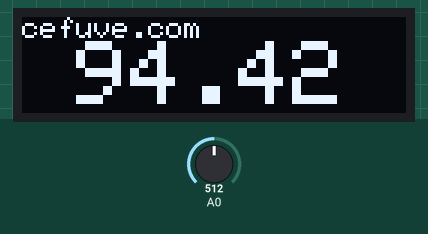
Simulated run of this sketch. Board: Arduino Uno, built with avr-gcc and run on an emulated ATmega328P. On the bench: 128×32 one-colour display. The inputs (shaded band) are chosen by the test bench; at power-on: A0 = 512. The display library's start-up logo is not drawn; what the sketch prints to the serial monitor is not drawn.

Above: at 1.2 s.
1.3 s: A0 set to 716
At 1.7 s:
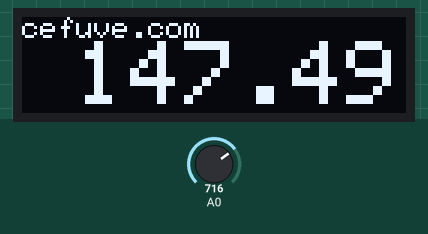
2.8 s: A0 set to 900
At 3.8 s:
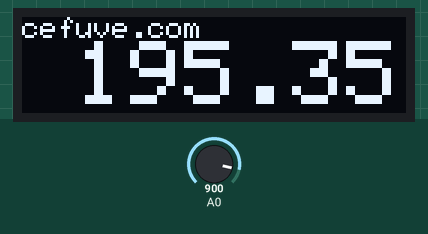
4.3 s: A0 set to 1023
At 4.8 s:
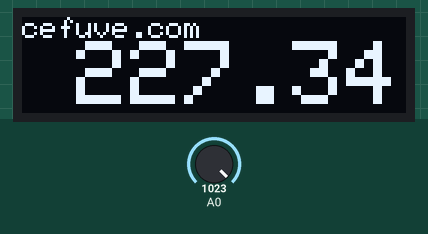
5.8 s: A0 set to 544
At 6.9 s:
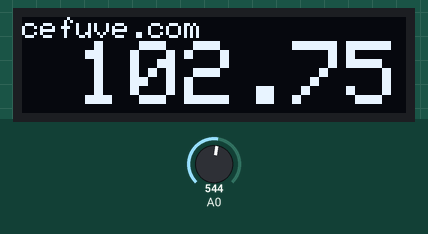
7.3 s: A0 set to 526
At 7.9 s:
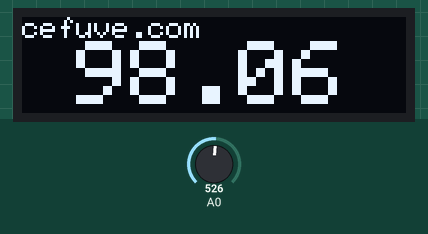
Timing chart, 0 to 9.8 s (numbered marks = the images above; inputs shaded):
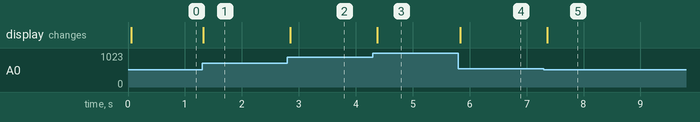

Measured:
- after the input at 1.3 s, the display: changes at once (image 1)
- after the input at 2.8 s, the display: changes after 0.05 s (image 2)
- after the input at 4.3 s, the display: changes after 0.07 s (image 3)
- after the input at 5.8 s, the display: changes at once (image 4)
- after the input at 7.3 s, the display: changes after 0.06 s (image 5)

The sketch:

medidor_angulos_OLED.ino
```cpp
#include <SPI.h>
#include <Wire.h>
#include <Adafruit_GFX.h>
#include <Adafruit_SSD1306.h>

#define SCREEN_WIDTH 128
#define SCREEN_HEIGHT 32

#define OLED_RESET     4
Adafruit_SSD1306 display(SCREEN_WIDTH, SCREEN_HEIGHT, &Wire, OLED_RESET);

float angulo = 0.0;

void setup() {
  Serial.begin(9600);
  if(!display.begin(SSD1306_SWITCHCAPVCC, 0x3C)) {
    Serial.println(F("SSD1306 allocation failed"));
    for(;;);
  }
  display.display();
}

void loop() {
  int lectura = analogRead(A0);
  lectura = lectura - 149;
  angulo = (90.0 * lectura) / 346;
  Serial.print(lectura);
  Serial.print(" = ");
  Serial.print(angulo);
  Serial.println("°");

  display.clearDisplay();

  display.setTextSize(1);
  display.setTextColor(SSD1306_WHITE);
  display.setCursor(0,0);
  display.println(F("cefuve.com"));

  display.setTextSize(3);
  display.setTextColor(SSD1306_WHITE);
  display.print(F(" "));
  display.print(angulo);

  display.display();
  delay(50);
}
```
